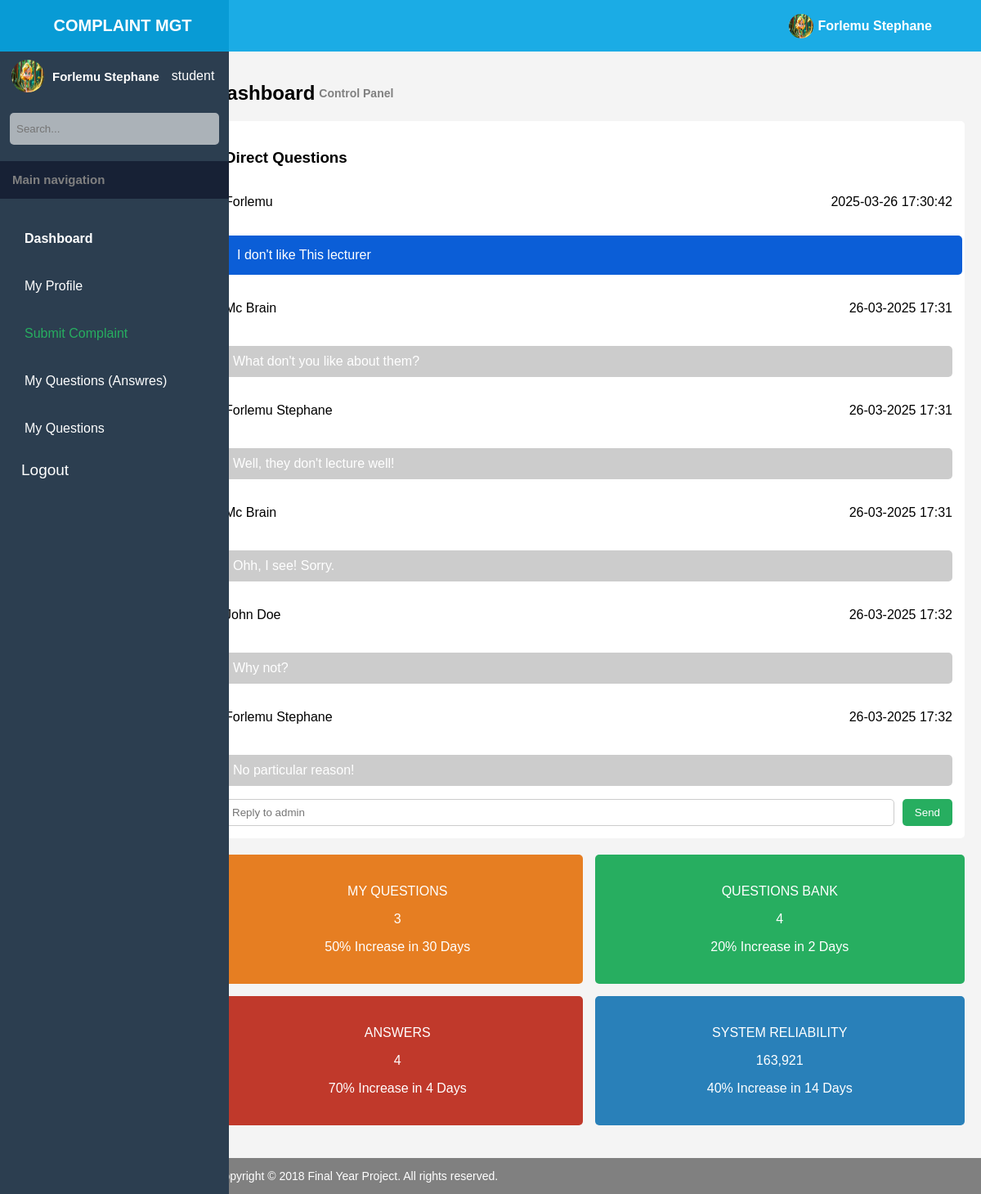
/php/student/student-dashboard.php (signed in), run on the app's committed database.
### tables this page shows
CREATE TABLE `complaints` (
  `id` int(11) NOT NULL,
  `studentID` int(11) NOT NULL,
  `description` text NOT NULL,
  `created_at` timestamp NOT NULL DEFAULT current_timestamp(),
  `email` varchar(500) NOT NULL,
  `names` varchar(500) NOT NULL,
  `department` varchar(500) NOT NULL,
  `priority` varchar(500) NOT NULL
);

CREATE TABLE `complaint_messages` (
  `id` int(11) NOT NULL,
  `sender_id` int(11) NOT NULL,
  `receiver_id` int(11) NOT NULL,
  `message` text NOT NULL,
  `created_at` timestamp NOT NULL DEFAULT current_timestamp() ON UPDATE current_timestamp(),
  `admin_id` int(11) DEFAULT NULL
);

### php/student/student-dashboard.php (the view, shortened to what this page needs)
<?php
require_once '../database-connection.php';
$user_id = $_SESSION['user_id'];
$name = $_SESSION['name'];
$sql = "SELECT * FROM `sign up` WHERE ID = ?";
$stmt = $conn->prepare($sql);
$stmt->bind_param("i", $user_id);
$stmt->execute();
$result = $stmt->get_result();
if ($result->num_rows == 1) {
    $user = $result->fetch_assoc();
} else {
    echo "User not found!";
}
$complaintSql = "SELECT * FROM complaints WHERE studentID = ? ORDER BY created_at DESC LIMIT 1";
$stmt = $conn->prepare($complaintSql);
$stmt->bind_param("i", $user_id);
$stmt->execute();
$complaintResult = $stmt->get_result();
if ($complaintResult->num_rows == 1) {
    $complaint = $complaintResult->fetch_assoc();
} else {
    $complaint = null;
}
$messagesSql = "SELECT * FROM complaint_messages WHERE sender_id = ? OR receiver_id = ? ORDER BY created_at ASC";
$stmt = $conn->prepare($messagesSql);
$stmt->bind_param("ii", $user_id, $user_id);
$stmt->execute();
$messagesResult = $stmt->get_result();
$messages = [];
while ($row = $messagesResult->fetch_assoc()) {
    $messages[] = $row;
}
$msgReceiver = "SELECT * FROM complaint_messages WHERE receiver_id = ? ORDER BY created_at ASC";
$stmt = $conn->prepare($msgReceiver);
$stmt->bind_param("i", $user_id);
$stmt->execute();
$msgResult = $stmt->get_result();
?>
<!DOCTYPE html>
<html lang="en">
<head>
    <link rel="stylesheet" href='../../styles/student-dashboard.css'>
    <link rel="stylesheet" href="https://cdn.hugeicons.com/font/hgi-stroke-rounded.css" />
</head>
<body>
    <div class="container">
        <div class='nav-bar'>
            <p class='logo'> Complaint mgt </p>
            <i class="menu-icon hgi hgi-stroke hgi-menu-01"></i>
            <div class='profile' style="flex-direction: column;">
                <div class="nav-profile" style="display: flex; align-items: center; justify-content: end; gap: 5px; width: 100%;">
                    <img src="../../assets/images/profile-image.png" class="" alt="User">
                    <p class='profile-name'> <?php echo htmlspecialchars($name) ?> </p>
                </div>
            </div>
        </div>
        <div class='main-content-container'>
            <aside class="sidebar">
                <div class="user-info">
                    <img src="../../assets/images/profile-image.png" class="avatar" alt="User">
                    <div>
                        <p class="username" style="font-size: 15px;"><?php echo htmlspecialchars($name) ?></p>
                        <p> student </p>
                    </div>
                </div>
                <div class='search-box'>
                    <input type="text" placeholder="Search...">
                    <i class="search-icon hgi hgi-stroke hgi-search-01"></i>
                </div>
                <div class='main-navigation'>
                    <h1>Main navigation</h1>
                </div>
                <nav class="nav-menu">
                    <div class='menu-list'>
                        <div>
                            <a href="student-dashboard.php" class="active">Dashboard</a>
                        </div>
                    </div>
                    <div class='menu-list'>
                        <div>
                            <a href="profile.php">My Profile</a>
                        </div>
                    </div>
                    <div class='menu-list'>
                        <div>
                            <a href="submit-complaint.php" class="highlight">Submit Complaint</a>
                        </div>
                    </div>
                    <div class='menu-list'>
                        <div>
                            <a href="answers.php">My Questions (Answres)</a>
                        </div>
                    </div>
                    <div class='menu-list'>
                        <div>
                            <a href="questions.php">My Questions</a>
                        </div>
                    </div>
                    <a href="../logout.php" style="display: flex; align-items: center; width: 100%; text-decoration: none; color: white;" class="menu-list">
                        <div>
                            <button style="background-color: transparent; border: none; color: white; font-size: 19px;"> Logout </button>
                        </div>
                    </a>
                </nav>
            </aside>
            <main class="main-content">
                <h2 class="title">Dashboard <span class="subtitle">Control Panel</span></h2>
                <form class="questions-section" method="post">
                    <h3>Direct Questions</h3>
                    <div class="questions-list">
                        <?php if ($complaint): ?>
                            <div style="width: 100%; display: flex; justify-content: space-between;">
                                <p> <?php echo htmlspecialchars($complaint['names']) ?> </p>
                                <p> <?php echo htmlspecialchars($complaint['created_at']) ?> </p>
                            </div>
                            <p class='question' style="width: 98%; padding: 15px; color: white; border-radius: 5px; background-color: #0b5ed7">
                                <?php echo htmlspecialchars($complaint['description']); ?>
                            </p>
                        <?php else: ?>
                            <p style="color: red;">No complaints found. You can submit a complaint <a href="submit-complaint.php">here</a>.</p>
                        <?php endif; ?>
                        <?php foreach ($messages as $msg): ?>
                            <div style="display: flex; flex-direction: column; gap: 5px;">
                                <div style="display: flex; justify-content: space-between; align-items: center;">
                                    <?php
                                    $sender_id = $msg['sender_id'];
                                    $query = "SELECT * FROM `sign up` WHERE id = ?";
                                    $stmt = $conn->prepare($query);
                                    $stmt->bind_param("i", $sender_id);
                                    $stmt->execute();
                                    $result = $stmt->get_result();
                                    if ($result->num_rows == 1) {
                                        $user = $result->fetch_assoc();
                                    } else {
                                        echo "User not found!";
                                    }
                                    ?>
                                    <p> <?= htmlspecialchars($user['Names']) ?> </p>
                                    <p> <?php echo date("d-m-Y H:i", strtotime($msg['created_at'])); ?> </p>
                                </div>
                                <div style="display: flex; gap: 5px; align-items: center;">
                                    <p class='question' style="width: 100%; padding: 10px; background: <?php echo ($user['role'] === 'admin') ? '#007bff' : '#ccc'; ?>; color: white; border-radius: 5px;">
                                        <?php echo htmlspecialchars($msg['message']); ?>
                                    </p>
                                </div>
                            </div>
                        <?php endforeach; ?>
                    </div>
                    <?php if ($msgResult->num_rows > 0): ?>
                        <div class="question-input">
                            <input type="text" placeholder="Reply to admin" id="replyMessage">
                            <button id="sendReply" style="cursor:pointer">Send</button>
                        </div>
                    <?php endif ?>
                </form>
                <div class="stats-grid">
                    <div class="card orange">
                        <p>MY QUESTIONS</p>
                        <p class="number">3</p>
                        <p>50% Increase in 30 Days</p>
                    </div>
                    <div class="card green">
                        <p>QUESTIONS BANK</p>
                        <p class="number">4</p>
                        <p>20% Increase in 2 Days</p>
                    </div>
                    <div class="card red">
                        <p>ANSWERS</p>
                        <p class="number">4</p>
                        <p>70% Increase in 4 Days</p>
                    </div>
                    <div class="card blue">
                        <p>SYSTEM RELIABILITY</p>
                        <p class="number">163,921</p>
                        <p>40% Increase in 14 Days</p>
                    </div>
                </div>
        </div>
        <footer class="footer">
            <p>Copyright &copy; 2018 <span class="bold">Final Year Project</span>. All rights reserved.</p>
        </footer>
    </div>
</body>
</html>

### styles/student-dashboard.css (style rules this page uses)
body { margin: 0; font-family: Arial, sans-serif; display: flex; height: 100vh; background-color: #f4f4f4; }
.container { width: 100%; display: flex; flex-direction: column; }
.main-content-container { display: flex; width: 100%; }
.nav-bar { width: 100%; background-color: rgba(5, 165, 228, 0.904); display: flex; align-items: center; z-index: 999; position: fixed; top: 0; }
.nav-bar .logo { text-transform: uppercase; color: white; font-size: 20px; font-weight: 600; text-align: center; width: 300px; }
.nav-bar .profile { width: 70%; display: flex; gap: 8px; justify-content: end; align-items: center; cursor: pointer; }
.profile img { width: 30px; height: 30px; border-radius: 50%; }
.profile-name { color: white; font-weight: 600; }
.nav-bar .menu-icon { color: white; width: 30px; height: 30px; cursor: pointer; padding: 5px; display: grid; place-content: center; border-radius: 5px; transition: all 360ms ease-in-out; }
.sidebar { width: 280px; background: #2c3e50; color: white; padding: 20px 0; overflow: auto; display: flex; flex-direction: column; position: fixed; align-items: center; top: 0; height: 100%; transition: all 360ms ease-in-out; }
.user-info { display: flex; align-items: center; margin-bottom: 20px; margin-top: 3em; width: 90%; cursor: pointer; padding: 0 5px; }
.user-info img { width: 40px; height: 40px; border-radius: 50%; }
.user-info div { display: flex; align-items: center; gap: 15px; }
.avatar { width: 60px; height: 60px; border-radius: 50%; margin-right: 10px; }
.username { font-weight: bold; color: white; }
.search-box { display: flex; align-items: center; border-radius: 5px; border: none; width: 90%; margin-bottom: 20px; background-color: rgba(245, 245, 245, 0.63); padding-right: 4px; }
.search-box input { width: 100%; padding: 12px 8px; background-color: transparent; border: none; outline: none; }
.search-box .search-icon { width: 15px; height: 15px; padding: 8px; border-radius: 5px; transition: all 360ms ease-in-out; display: grid; place-content: center; cursor: pointer; }
.search-box::placeholder { color: white; }
.main-navigation { width: 100%; background-color: rgba(2, 2, 24, 0.473); padding: 2px 0; }
.main-navigation h1 { font-size: 15px; color: gray; padding: 0 15px; }
.nav-menu { width: 100%; margin-top: 15px; }
.nav-menu .menu-list { margin-top: 10px; width: 100%; padding: 5px 0px; }
.menu-list div { display: flex; align-items: center; gap: 3px; }
.nav-menu .menu-list a { padding: 10px; color: white; text-decoration: none; }
.menu-list div { padding-left: 10px; }
.nav-menu a.active { font-weight: bold; }
.nav-menu a.highlight { color: #27ae60; }
.main-content { padding: 20px; margin-left: 20%; margin-top: 5%; width: 100%; transition: all 360ms ease-in-out; }
.title { font-size: 24px; display: flex; align-items: center; gap: 5px; }
.subtitle { font-size: 14px; color: gray; }
.questions-section { background: white; padding: 15px; border-radius: 5px; margin-bottom: 20px; }
.questions-list .question { background: #ecf0f1; border-radius: 5px; }
.question-input { display: flex; }
.question-input input { flex: 1; padding: 8px; border: 1px solid #ccc; border-radius: 5px; }
.question-input button { padding: 8px 15px; background: #27ae60; color: white; border: none; border-radius: 5px; margin-left: 10px; }
.stats-grid { display: grid; grid-template-columns: repeat(2, 1fr); gap: 15px; }
.card { padding: 20px; border-radius: 5px; color: white; text-align: center; }
.card.orange { background: #e67e22; }
.card.green { background: #27ae60; }
.card.red { background: #c0392b; }
.card.blue { background: #2980b9; }
.footer { margin-top: 20px; text-align: center; font-size: 14px; color: white; background-color: gray; margin-left: 20.7%; transition: all 360ms ease-in-out; }
.footer p { text-align: left; padding-left: 15px; }
.sidebar { width: 280px; transition: width 0.3s ease-in-out; overflow: hidden; }
.sidebar .menu-list div { display: flex; align-items: center; gap: 10px; }
.nav-bar .menu-icon { position: absolute; left: 300px; transition: left 0.3s ease-in-out; }

### data on the page
complaints: names "Forlemu", created_at "2025-03-26 17:30:42", description "I don't like This lecturer"
complaint_messages: sender.Names "Mc Brain", created_at "26-03-2025 17:31", message "What don't you like about them?"
complaint_messages: sender.Names "Forlemu Stephane", created_at "26-03-2025 17:31", message "Well, they don't lecture well!"
complaint_messages: sender.Names "Mc Brain", created_at "26-03-2025 17:31", message "Ohh, I see! Sorry."
complaint_messages: sender.Names "John Doe", created_at "26-03-2025 17:32", message "Why not?"
complaint_messages: sender.Names "Forlemu Stephane", created_at "26-03-2025 17:32", message "No particular reason!"

### other printed values
$name "Forlemu Stephane"
